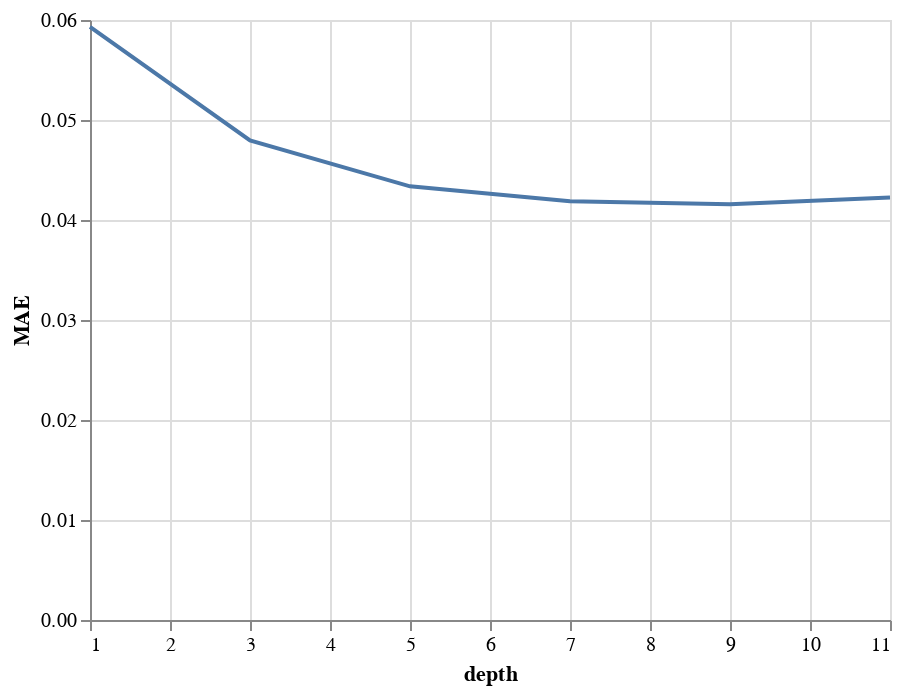

Notebook source saved alongside this figure:
### Code cell
alt.Chart(results).mark_line().encode(
    x='depth',
    y='MAE'
)

### Figure 1 — Vega-Lite specification as saved in the notebook (floating-point values rounded to 4 significant figures)
{"config": {"view": {"continuousWidth": 400, "continuousHeight": 300}}, "data": {"name": "data-f816ba6308a81a1ea75e02d494909d26"}, "mark": "line", "encoding": {"x": {"type": "quantitative", "field": "depth"}, "y": {"type": "quantitative", "field": "MAE"}}, "$schema": "https://vega.github.io/schema/vega-lite/v4.8.1.json", "datasets": {"data-f816ba6308a81a1ea75e02d494909d26": [{"depth": 1, "MAE": 0.0593}, {"depth": 3, "MAE": 0.04796}, {"depth": 5, "MAE": 0.04337}, {"depth": 7, "MAE": 0.04187}, {"depth": 9, "MAE": 0.04159}, {"depth": 11, "MAE": 0.04225}]}}
